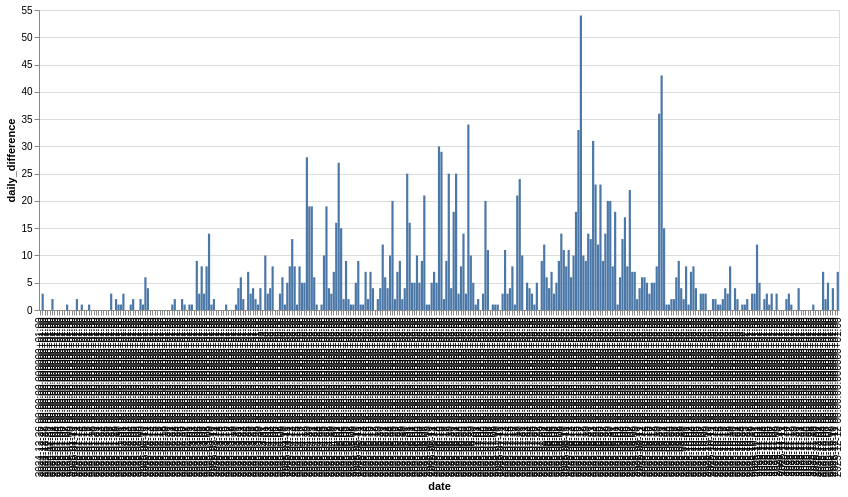

Notebook cell for this chart:
### Code cell
segment("Solan last km")

### Figure 1 — Vega-Lite specification as saved in the notebook (floating-point values rounded to 4 significant figures; data arrays with more than 128 entries replaced by an {"elided": "..."} marker saying what was removed)
{"config": {"view": {"continuousWidth": 300, "continuousHeight": 300}}, "data": {"name": "data-b305783fbdc17ff622488f8344c02df2"}, "mark": {"type": "bar"}, "encoding": {"x": {"field": "date", "type": "ordinal"}, "y": {"field": "daily_difference", "type": "quantitative"}}, "width": 800, "$schema": "https://vega.github.io/schema/vega-lite/v5.8.0.json", "datasets": {"data-b305783fbdc17ff622488f8344c02df2": {"elided": "327 records"}}}
